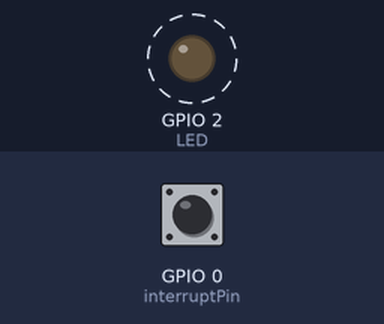
The sketch below on a simulated ESP8266 (NodeMCU). Parts: output pins drawn as LEDs (lit = HIGH). Dashed ring = blinking. The inputs (shaded band) are chosen by the test bench; at power-on: GPIO 0 (interruptPin) HIGH. What the sketch prints to the serial monitor is not drawn.

Above: at 1.2 s.
1.3 s: GPIO 0 (interruptPin) pulled LOW for 0.15 s
Timing chart, 0 to 10.3 s (numbered marks = the images above; inputs shaded):
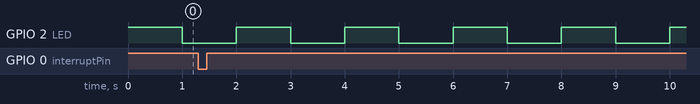

The sketch:

interrupt_test.ino
```cpp
const int interruptPin = 0; //GPIO 0 (Flash Button)
const int LED=2; //On board blue LED

void setup() {
  Serial.begin(115200);
  pinMode(LED,OUTPUT);
  pinMode(interruptPin, INPUT_PULLUP);
  attachInterrupt(digitalPinToInterrupt(interruptPin), handleInterrupt, CHANGE);
}

void loop()
{
    digitalWrite(LED,HIGH); //LED off
    delay(1000);
    digitalWrite(LED,LOW); //LED on
    delay(1000);
}

//This program get executed when interrupt is occures i.e.change of input state
ICACHE_RAM_ATTR void handleInterrupt() {
    Serial.println("Interrupt Detected");
}
```

Measured:
- by itself, GPIO 2 (LED): alternates HIGH for 1.0 s and LOW for 1.0 s
